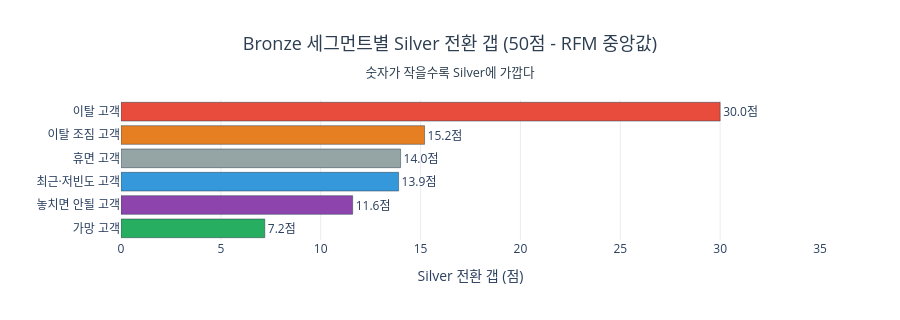

The notebook cell saved with this chart:
### Code cell
fig = go.Figure()
for _, row in seg_summary.iterrows():
    seg = row['세그먼트']
    fig.add_trace(go.Bar(
        x=[row['Silver_갭']],
        y=[seg],
        orientation='h',
        marker=dict(color=seg_color.get(seg, '#cccccc'), line=dict(color='#2c3e50', width=0.5)),
        text=[f"{row['Silver_갭']}점"],
        textposition='outside',
        showlegend=False,
    ))

fig.update_layout(
    title=dict(
        text='Bronze 세그먼트별 Silver 전환 갭 (50점 - RFM 중앙값)<br><sub>숫자가 작을수록 Silver에 가깝다</sub>',
        x=0.5, xanchor='center', font=dict(size=18, color='#2c3e50')
    ),
    plot_bgcolor='white',
    xaxis=dict(title='Silver 전환 갭 (점)', range=[0, 35], gridcolor='#ececec'),
    yaxis=dict(title=''),
    height=320,
)
fig.show()

### Figure 1 — Plotly figure (JSON) as saved in the notebook; plotly's stock layout.template omitted (floating-point values rounded to 4 significant figures)
{"data": [{"marker": {"color": "#27ae60", "line": {"color": "#2c3e50", "width": 0.5}}, "orientation": "h", "showlegend": false, "text": ["7.2점"], "textposition": "outside", "type": "bar", "x": [7.2], "y": ["가망 고객"]}, {"marker": {"color": "#8e44ad", "line": {"color": "#2c3e50", "width": 0.5}}, "orientation": "h", "showlegend": false, "text": ["11.6점"], "textposition": "outside", "type": "bar", "x": [11.6], "y": ["놓치면 안될 고객"]}, {"marker": {"color": "#3498db", "line": {"color": "#2c3e50", "width": 0.5}}, "orientation": "h", "showlegend": false, "text": ["13.9점"], "textposition": "outside", "type": "bar", "x": [13.9], "y": ["최근·저빈도 고객"]}, {"marker": {"color": "#95a5a6", "line": {"color": "#2c3e50", "width": 0.5}}, "orientation": "h", "showlegend": false, "text": ["14.0점"], "textposition": "outside", "type": "bar", "x": [14], "y": ["휴면 고객"]}, {"marker": {"color": "#e67e22", "line": {"color": "#2c3e50", "width": 0.5}}, "orientation": "h", "showlegend": false, "text": ["15.2점"], "textposition": "outside", "type": "bar", "x": [15.2], "y": ["이탈 조짐 고객"]}, {"marker": {"color": "#e74c3c", "line": {"color": "#2c3e50", "width": 0.5}}, "orientation": "h", "showlegend": false, "text": ["30.0점"], "textposition": "outside", "type": "bar", "x": [30], "y": ["이탈 고객"]}], "layout": {"height": 320, "plot_bgcolor": "white", "title": {"font": {"color": "#2c3e50", "size": 18}, "text": "Bronze 세그먼트별 Silver 전환 갭 (50점 - RFM 중앙값)<br><sub>숫자가 작을수록 Silver에 가깝다</sub>", "x": 0.5, "xanchor": "center"}, "xaxis": {"gridcolor": "#ececec", "range": [0, 35], "title": {"text": "Silver 전환 갭 (점)"}}, "yaxis": {"title": {"text": ""}}}}
